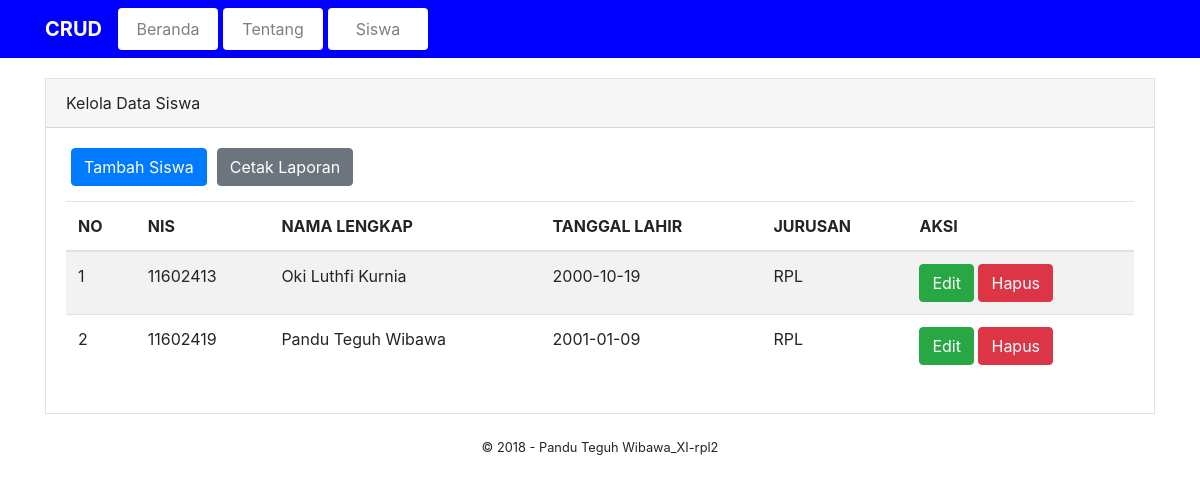
/index.php/siswa, run on the app's committed database.
### tables this page shows
CREATE TABLE `siswa` (
  `siswa_id` int(11) NOT NULL,
  `nisn` char(10) NOT NULL,
  `nis` char(10) NOT NULL,
  `nama_lengkap` varchar(255) NOT NULL,
  `jk` enum('L','P') NOT NULL,
  `tempat_lahir` varchar(255) NOT NULL,
  `tanggal_lahir` date NOT NULL,
  `alamat` text NOT NULL,
  `jurusan` enum('AK','AP','PS','RPL','TKJ','TSM','TPM') NOT NULL,
  `tanggal_entri` datetime NOT NULL
);

### application/controllers/Siswa.php (called while the page is built, shortened)
<?php
     class Siswa extends CI_Controller{
          function index(){
               $siswa = $this->db->get("siswa");
               $data["query"] = $siswa;
               $data["content"] = "pages/siswa_index";
               $this->load->view("template", $data);
          }
      }
?>

### index.php (called while the page is built, shortened)
<?php
require_once BASEPATH.'core/CodeIgniter.php';

### application/views/pages/siswa_index.php (the view)
<div class="card card-default" style="border-radius: 0px;margin: 20px 0;">
     <div class="card-header">Kelola Data Siswa</div>
     <div class="card-body">
       <?php
       echo anchor('siswa/tambah','Tambah Siswa','class="btn btn-primary" style="margin:0 5px; margin-bottom:15px;"');
       echo anchor('siswa/laporan','Cetak Laporan','class="btn btn-secondary" style="margin:0 5px; margin-bottom:15px;"');
       ?>
          <table class="table table-striped">
               <thead>
                    <tr>
                         <th scope="col">NO</th>
                         <th scope="col">NIS</th>
                         <th scope="col">NAMA LENGKAP</th>
                         <th scope="col">TANGGAL LAHIR</th>
                         <th scope="col">JURUSAN</th>
                         <th scope="col">AKSI</th>
                    </tr>
               </thead>
               <tbody>
                    <?php
                         if ($query->num_rows() > 0) {
                              $no = 0;
                              foreach ($query->result() as $row) {
                                   $no++;
                                   echo '
                                        <tr>
                                             <td>'.$no.'</td>
                                             <td>'.$row->nis.'</td>
                                             <td>'.$row->nama_lengkap.'</td>
                                             <td>'.$row->tanggal_lahir.'</td>
                                             <td>'.$row->jurusan.'</td>
                                             <td>
                                                  '.anchor('siswa/edit/'.$row->siswa_id, 'Edit', 'class="btn btn-xs btn-success"').'
                                                  '.anchor('siswa/hapus/'.$row->siswa_id, 'Hapus', 'class="btn btn-xs btn-danger"').'
                                             </td>
                                        </tr>
                                   ';
                              }
                         }else{
                              echo '
                                   <tr>
                                        <td colspan="6" class="text-center">Data masih kosong !</td>
                                   </tr>
                              ';
                         }
                    ?>
               </tbody>
          </table>
     </div>
</div>

### application/views/template.php (shortened to what this page needs)
<!DOCTYPE html>
<html>
     <head>
          <link rel="stylesheet" href="<?php echo base_url('assets/css/bootstrap.min.css'); ?>" />
     </head>
     <body>
          <nav class="navbar navbar-expand-lg navbar-light" style="background-color: blue;">
               <div class="container">
                    <a class="navbar-brand" href="#" style="color: white;"><b>CRUD</b></a>
                    <div class="collapse navbar-collapse" id="navbarNavAltMarkup">
                         <div class="navbar-nav">
                              <?php
                                   echo anchor('beranda','Beranda','class="nav-item nav-link btn btn-white" style="margin-right:5px;"');
                                   echo anchor('tentang','Tentang','class="nav-item nav-link btn btn-white" style="margin-right:5px;"');
                                   echo anchor('siswa','Siswa','class="nav-item nav-link btn btn-white"');
                              ?>
                         </div>
                    </div>
               </div>
          </nav>
          <div class="container">
               <?php $this->load->view($content); ?>
          </div>
          <center><small>&copy; 2018 - Pandu Teguh Wibawa_XI-rpl2</small></center>
     </body>
</html>

### data on the page
siswa: nis "11602413", nama_lengkap "Oki Luthfi Kurnia", tanggal_lahir "2000-10-19", jurusan "RPL", siswa_id "Edit", siswa_id "Hapus"
siswa: nis "11602419", nama_lengkap "Pandu Teguh Wibawa", tanggal_lahir "2001-01-09", jurusan "RPL", siswa_id "Edit", siswa_id "Hapus"

### other printed values
anchor('siswa','Siswa','class="nav-item nav-link btn btn-white"') "Siswa"
